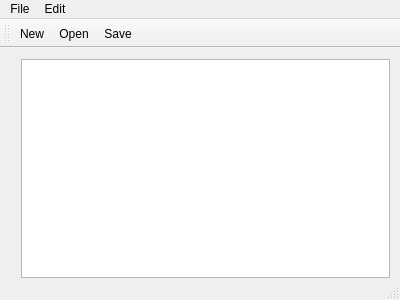
<?xml version="1.0" encoding="UTF-8"?>
<ui version="4.0">
 <class>MainWindow</class>
 <widget class="QMainWindow" name="MainWindow">
  <property name="geometry">
   <rect>
    <x>0</x>
    <y>0</y>
    <width>400</width>
    <height>300</height>
   </rect>
  </property>
  <property name="windowTitle">
   <string>MainWindow</string>
  </property>
  <widget class="QWidget" name="centralWidget">
   <widget class="QWidget" name="verticalLayoutWidget">
    <property name="geometry">
     <rect>
      <x>10</x>
      <y>0</y>
      <width>391</width>
      <height>241</height>
     </rect>
    </property>
    <layout class="QVBoxLayout" name="verticalLayout">
     <item>
      <widget class="QTextEdit" name="textEdit"/>
     </item>
    </layout>
   </widget>
  </widget>
  <widget class="QMenuBar" name="menuBar">
   <property name="geometry">
    <rect>
     <x>0</x>
     <y>0</y>
     <width>400</width>
     <height>22</height>
    </rect>
   </property>
   <widget class="QMenu" name="menuFile">
    <property name="title">
     <string>File</string>
    </property>
    <addaction name="separator"/>
    <addaction name="actionNew"/>
    <addaction name="actionOpen"/>
    <addaction name="actionSave"/>
    <addaction name="actionEnd"/>
   </widget>
   <widget class="QMenu" name="menuEdit">
    <property name="title">
     <string>Edit</string>
    </property>
    <addaction name="actionCopy"/>
    <addaction name="actionPaste"/>
    <addaction name="actionUndo"/>
    <addaction name="actionRedo"/>
   </widget>
   <addaction name="menuFile"/>
   <addaction name="menuEdit"/>
  </widget>
  <widget class="QToolBar" name="mainToolBar">
   <attribute name="toolBarArea">
    <enum>TopToolBarArea</enum>
   </attribute>
   <attribute name="toolBarBreak">
    <bool>false</bool>
   </attribute>
   <addaction name="actionNew"/>
   <addaction name="actionOpen"/>
   <addaction name="actionSave"/>
  </widget>
  <widget class="QStatusBar" name="statusBar"/>
  <action name="actionCopy">
   <property name="icon">
    <iconset resource="images.qrc">
     <normaloff>:/images/images/copy.png</normaloff>:/images/images/copy.png</iconset>
   </property>
   <property name="text">
    <string>Copy</string>
   </property>
   <property name="iconVisibleInMenu">
    <bool>true</bool>
   </property>
  </action>
  <action name="actionPaste">
   <property name="icon">
    <iconset>
     <normalon>:/images/images/paste.png</normalon>
    </iconset>
   </property>
   <property name="text">
    <string>Paste</string>
   </property>
   <property name="iconVisibleInMenu">
    <bool>true</bool>
   </property>
  </action>
  <action name="actionUndo">
   <property name="icon">
    <iconset resource="images.qrc">
     <normaloff>:/images/images/undo.png</normaloff>:/images/images/undo.png</iconset>
   </property>
   <property name="text">
    <string>Undo</string>
   </property>
   <property name="iconVisibleInMenu">
    <bool>true</bool>
   </property>
  </action>
  <action name="actionRedo">
   <property name="icon">
    <iconset resource="images.qrc">
     <normaloff>:/images/images/redo.png</normaloff>:/images/images/redo.png</iconset>
   </property>
   <property name="text">
    <string>Redo</string>
   </property>
   <property name="iconVisibleInMenu">
    <bool>true</bool>
   </property>
  </action>
  <action name="actionNew">
   <property name="icon">
    <iconset resource="images.qrc">
     <normaloff>:/images/images/new.png</normaloff>
     <normalon>:/images/images/new.png</normalon>:/images/images/new.png</iconset>
   </property>
   <property name="text">
    <string>New</string>
   </property>
   <property name="iconVisibleInMenu">
    <bool>true</bool>
   </property>
  </action>
  <action name="actionOpen">
   <property name="icon">
    <iconset resource="images.qrc">
     <normaloff>:/images/images/open.png</normaloff>:/images/images/open.png</iconset>
   </property>
   <property name="text">
    <string>Open</string>
   </property>
   <property name="iconVisibleInMenu">
    <bool>true</bool>
   </property>
  </action>
  <action name="actionSave">
   <property name="icon">
    <iconset resource="images.qrc">
     <normaloff>:/images/images/save.png</normaloff>:/images/images/save.png</iconset>
   </property>
   <property name="text">
    <string>Save</string>
   </property>
   <property name="iconVisibleInMenu">
    <bool>true</bool>
   </property>
  </action>
  <action name="actionEnd">
   <property name="icon">
    <iconset resource="images.qrc">
     <normaloff>:/images/images/exit.png</normaloff>:/images/images/exit.png</iconset>
   </property>
   <property name="text">
    <string>End</string>
   </property>
   <property name="toolTip">
    <string>End</string>
   </property>
   <property name="iconVisibleInMenu">
    <bool>true</bool>
   </property>
  </action>
 </widget>
 <layoutdefault spacing="6" margin="11"/>
 <resources>
  <include location="images.qrc"/>
 </resources>
 <connections/>
</ui>
